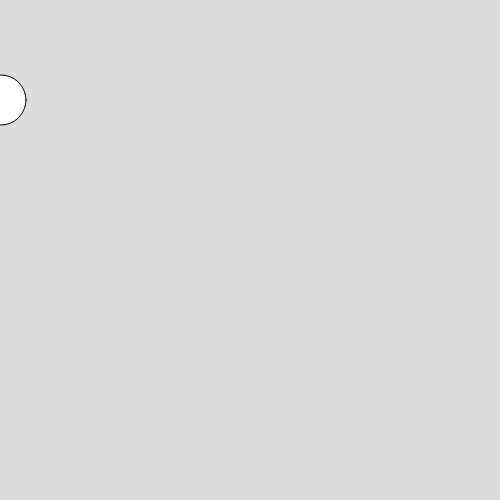
Frame 1 (no input)
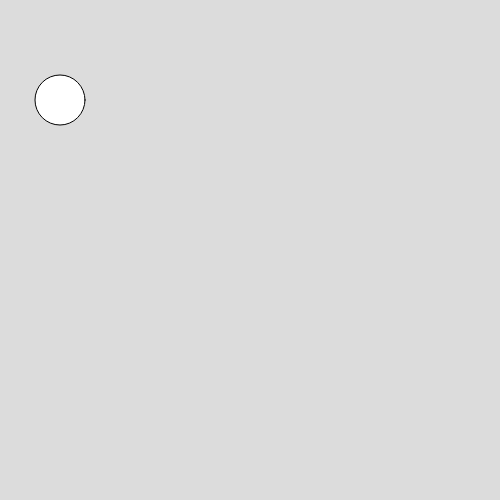
Frame 60 (no input)
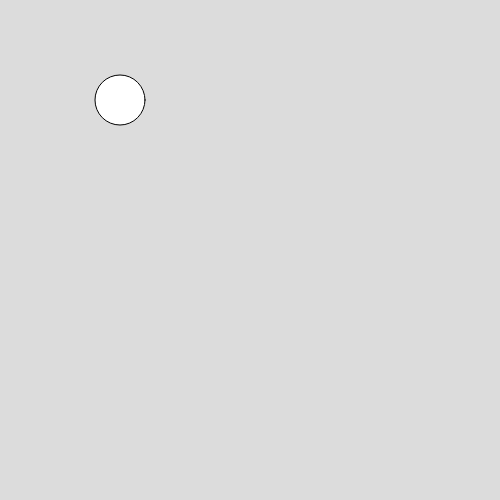
Frame 120 (the mouse pressed at the canvas centre since frame 60)

The p5.js sketch that drew these frames (run headless with seeded random() and noise() and a simulated clock; from frame 60 on, the mouse is pressed at the canvas centre):

// p5.js sketch
// ── sketch.js

let x = 0;
let velocidad = 1;

function setup() {
  createCanvas(500, 500);

}

function draw() {

  background(220);

  if( x >= width ) {
    velocidad = -1;
  }

  x += velocidad;

  ellipse(x, 100,50);





}
